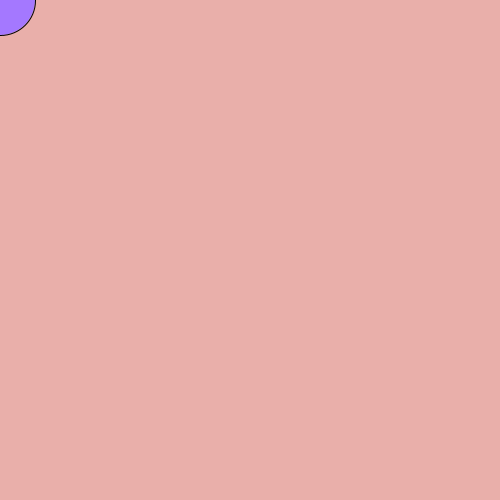
Frame 1 (no input)
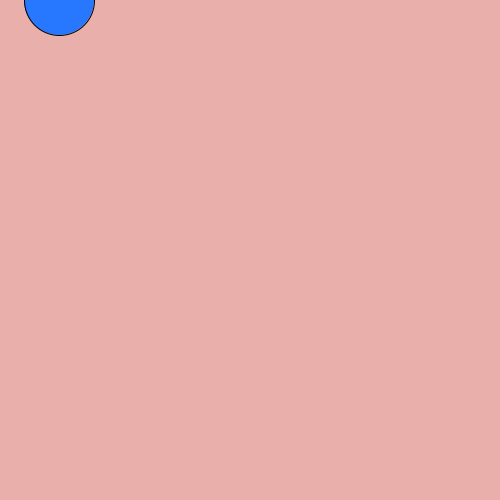
Frame 60 (the mouse pressed at the canvas centre just before this capture)
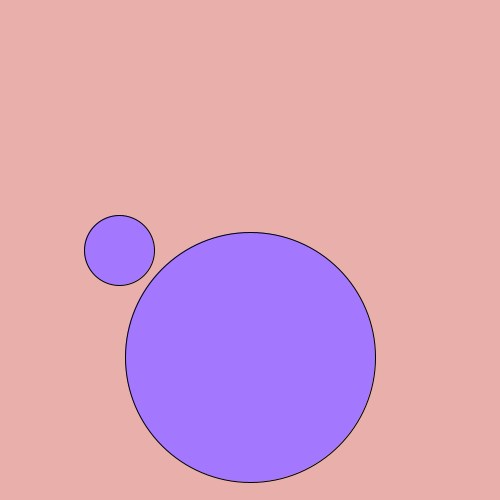
Frame 120 (the mouse held since frame 60 and released just before this capture)

The Processing sketch that drew these frames (run headless with seeded random() and noise(); from frame 60 on, the mouse is pressed at the canvas centre):

// Processing sketch: Exercise_23_1
// ── Exercise_23_1.pde
//uses the mouse position to affect the shapes drawn

float x = 0.0;
float y = 0.0;

void setup(){  //runs these commands once
  
  //sets canvas
  size(500,500);
  smooth();      // smooths out curves
   
}


void draw(){    
 
  background(233,175,170);    //peach colour
  fill(random(255),120,255);
  
  // creates shapes
  ellipse(width/2, y, mouseX, mouseY);
  ellipse(x, mouseY, 70, 70);
  
  x += 1;  
  y += 3;  
  
  //Looping shape movement
  
  if (x >= width + 35) {
  x = -50;
  }
  
  if (y >= height + 90) {
    y = -50;
  }
  
  
}
